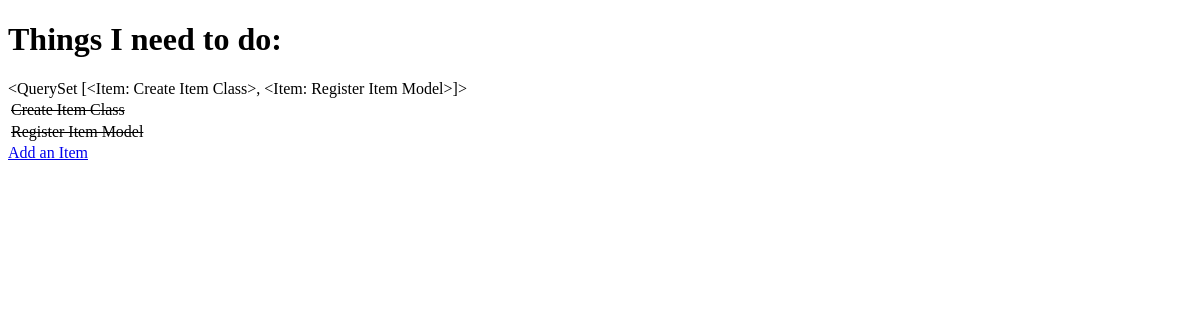
The app's page /, older data.
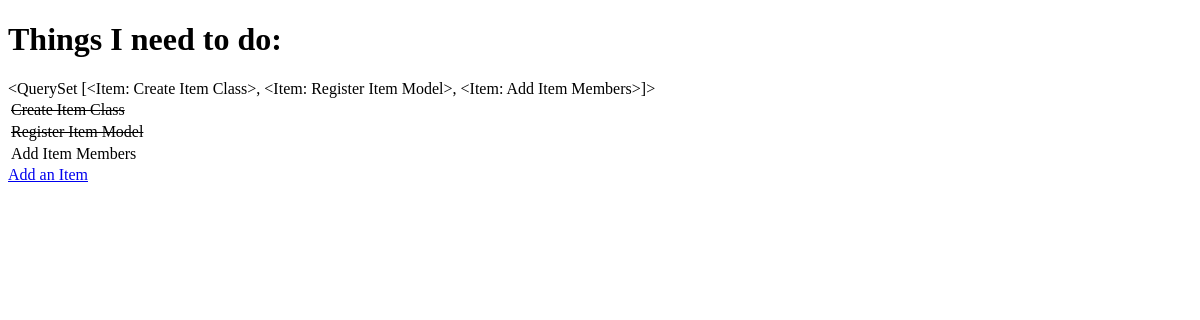
The same page, newer data.
### todo/models.py (models this page shows)
class Item(models.Model):
    name = models.CharField(max_length=50, null=False, blank=False)
    done = models.BooleanField(null=False, blank=False, default=False)
    def __str__(self):
        return self.name

### todo/views.py (the view)
# urls.py: path('', get_todo_list, name="get_todo_list"),
def get_todo_list(request):
    items = Item.objects.all()
    context = {
        'items': items
    }
    return render(request, 'todo/todo_list.html', context)

### todo/templates/todo/todo_list.html (shortened to what this page needs)
<!DOCTYPE html>
<html lang="en">
<head>
</head>
<body>
    <h1>Things I need to do:</h1>
    {{ items }}
    <table>
        {% for item in items %}
        <tr>
            {% if item.done %}
            <td><strike>{{ item.name}}</strike></td>
            {% else %}
            <td>{{ item.name }}</td>
            {% endif %}
        </tr>
        {% empty %}
        <tr>
            <td>You have nothing to do.</td>
        </tr>
        {% endfor %}
    </table>
    <a href="/add">Add an Item</a>
</body>
</html>

Row changes from the older to the newer data that the page shows:
computed for Item "Create Item Class": name.name "<QuerySet [<Item: Create Item Class>, <Item: Register Item Model>]>" → "<QuerySet [<Item: Create Item Class>, <Item: Register Item Model>, <Item: Add Item Members>]>"
added Item: name "Add Item Members"
